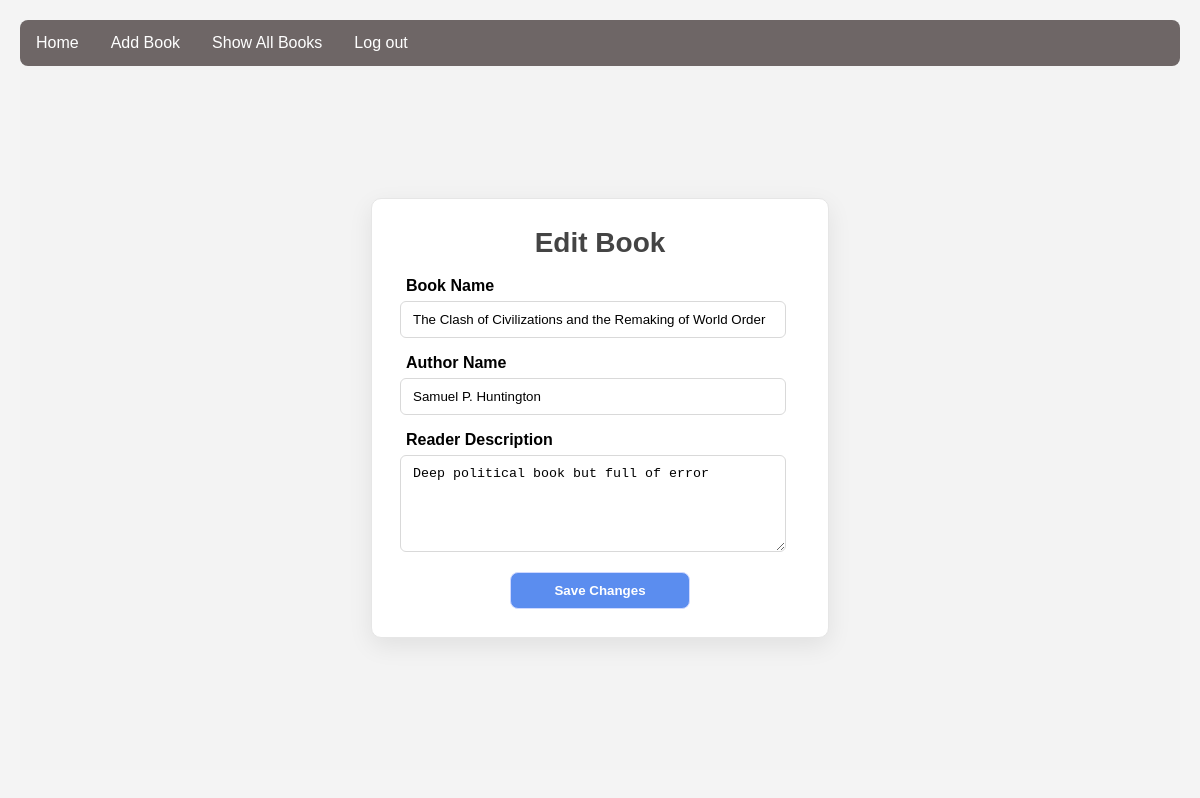
Screenshot of /edit/1 (signed in) with the database file from the repository.
### models.py (models this page shows, shortened)
class Book(db.Model):
    __tablename__ = "books"
    id: int = db.Column(db.Integer, primary_key=True)
    author_name: str = db.Column(db.String(100), nullable=False)
    book_name: str = db.Column(db.String(200), nullable=False, index=True)
    reader_description: str = db.Column(db.Text, nullable=False)
    created_at: datetime = db.Column(db.DateTime, default=datetime.utcnow, nullable=False)
    user_id = db.Column(
        db.Integer,
        db.ForeignKey("users.id", ondelete="CASCADE"),
        nullable=False,
        index=True,
    )
    owner = db.relationship("User", back_populates="books")

### app.py (the view, shortened to what this page needs)
@app.route('/edit/<int:book_id>', methods=['GET', 'POST'])
@login_required
def edit_book(book_id: int) -> Response | str:
    book: Book | None = Book.query.filter_by(id=book_id, user_id=current_user.id).first()
    if not book:
        flash("Book not found.", "error")
        return redirect(url_for('all_books'))
    return render_template('edit.html', book=book)

### app.py (called while the page is built)
@login_manager.user_loader
def load_user(user_id):
    return User.query.get(int(user_id))

### templates/edit.html (shortened to what this page needs)
{% extends "base.html" %}
{% block extra_css %}
  <link rel="stylesheet" href="{{ url_for('static', filename='css/edit.css') }}">
{% endblock %}
{% block content %}
  <div id="edit-page">
    <form method="POST" class="edit-form">
      <h1>Edit Book</h1>
      <div class="form-group">
        <label for="book_name">Book Name</label>
        <input type="text" id="book_name" name="book_name" value="{{ book.book_name }}" required>
      </div>
      <div class="form-group">
        <label for="author_name">Author Name</label>
        <input type="text" id="author_name" name="author_name" value="{{ book.author_name }}" required>
      </div>
      <div class="form-group">
        <label for="reader_description">Reader Description</label>
        <textarea id="reader_description" name="reader_description" rows="5" required>{{ book.reader_description }}</textarea>
      </div>
      <button type="submit" class="btn-primary">Save Changes</button>
    </form>
  </div>
{% endblock %}

### static/css/main.css (style rules this page uses)
body { font-family: Arial, sans-serif; margin: 0; padding: 20px; background-color: #f4f4f4; }
h1 { color: #444; text-align: center; }

### static/css/edit.css (style rules this page uses)
#edit-page { min-height: 80vh; display: flex; align-items: center; justify-content: center; padding: 32px 16px; background: #f3f3f3; }
.edit-form { width: 80%; max-width: 400px; background: #fff; border: 1px solid #e6e6e6; border-radius: 10px; box-shadow: 0 8px 24px rgba(0,0,0,0.08); padding: 28px; }
.edit-form h1 { text-align: center; margin: 0 0 18px 0; font-size: 28px; }
.form-group { margin-bottom: 16px; }
.form-group label { display: block; font-weight: 600; margin-bottom: 6px; padding-left: 6px; }
.edit-form input[type="text"], .edit-form textarea { width: 90%; padding: 10px 12px; border: 1px solid #d9d9d9; border-radius: 6px; outline: none; }
.btn-primary { display: block; width: 180px; margin: 6px auto 0; padding: 10px 14px; border: 1px solid #cfd8ff; border-radius: 8px; background: #5b8def; color: #fff; font-weight: 600; cursor: pointer; transition: transform .05s ease, box-shadow .2s ease, background .2s ease; }

### rows the page displays
Book: book_name "The Clash of Civilizations and the Remaking of World Order", author_name "Samuel P. Huntington", reader_description "Deep political book but full of error"
